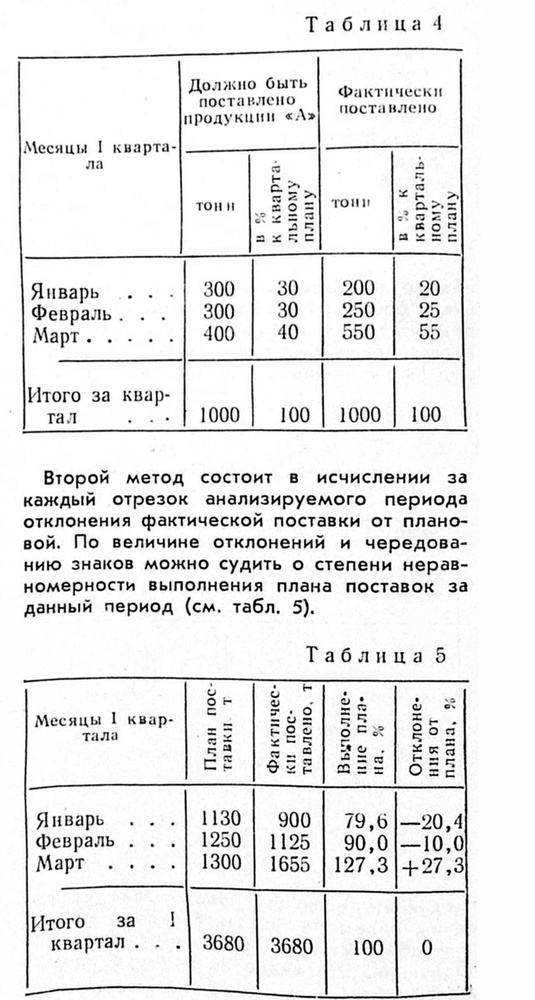
#> input picture ocr_utils/page_layout/tables/example_table_clean.jpg, 535 x 1000 px, shrunk from 911 x 1702 before the run
$ python -i ruling.py   (imports and definitions only)
#> lines starting #> are read from the running program, lines starting #| are printed output that depends on the picture; after the words box and inside, x2 and y2 are one past the last pixel; in counts of white or black regions, pixels touching at a corner belong together
### ocr_utils/page_layout/geometry.py
"""Общие типы: рамка, таблица, ячейка, сетка. Плюс арифметика, которую иначе перепишут трижды.

СИСТЕМА КООРДИНАТ. Всё в пикселях того изображения, которое подавали алгоритму, и поле
``origin`` у :class:`TableBox` говорит, какого именно: ``"page"`` — полоса целиком,
``"crop"`` — вырезанная таблица. Пересчёт между ними — единственное место, где ошибка
не видна глазами до самого рендера, поэтому он собран в :func:`shift` и :func:`scale`.

СТРОКИ И КОЛОНКИ считаются от нуля сверху и слева. Объединённая ячейка записывается ОДИН
раз — в своей левой верхней клетке, с ``row_span``/``col_span`` больше единицы; остальные
клетки, которые она накрывает, в сетке не появляются вовсе. Иначе рендер стёр бы одну и ту
же шапку столько раз, сколько колонок она накрывает.
"""

from __future__ import annotations

from dataclasses import dataclass, field
from typing import Iterable, Sequence


@dataclass(frozen=True)
class Box:
    """Прямоугольник в пикселях; ``x1``/``y1`` — за последним пикселем, как срез питона."""

    x0: int
    y0: int
    x1: int
    y1: int

    def __post_init__(self) -> None:
        if self.x1 < self.x0 or self.y1 < self.y0:
            raise ValueError(f"рамка вывернута: {self}")

    @property
    def width(self) -> int:
        return self.x1 - self.x0

    @property
    def height(self) -> int:
        return self.y1 - self.y0

    @property
    def area(self) -> int:
        return self.width * self.height

    @property
    def slice(self) -> tuple[slice, slice]:
        """Готовый срез для numpy: ``gray[box.slice]``."""
        return slice(self.y0, self.y1), slice(self.x0, self.x1)

    def as_tuple(self) -> tuple[int, int, int, int]:
        return (self.x0, self.y0, self.x1, self.y1)

    def padded(self, pad: int) -> "Box":
        return Box(self.x0 - pad, self.y0 - pad, self.x1 + pad, self.y1 + pad)

    # [7 lines left out: function clipped, not called in this run]

    def shifted(self, dx: int, dy: int) -> "Box":
        return Box(self.x0 + dx, self.y0 + dy, self.x1 + dx, self.y1 + dy)

    def scaled(self, factor: float) -> "Box":
        return Box(round(self.x0 * factor), round(self.y0 * factor), round(self.x1 * factor), round(self.y1 * factor))


@dataclass(frozen=True)
class HintBox(Box):
    """Рамка-подсказка детектору: та же :class:`Box`, но с меткой источника и его уверенностью.

    Детекторы, принимающие подсказки списком ``list[Box]``, берут и голую :class:`Box` — тогда
    источник считается безымянным (:data:`HINT_SOURCE`), — и эту: метка вида ``"surya:Figure"``
    или ``"tables:схема"`` доезжает до ``info`` найденной области, а уверенность — до её сверки.
    Арифметика рамки (``scaled``, ``padded`` …) отдаёт голую :class:`Box`, поэтому подсказки
    собирают уже в пикселях той копии, которую получит детектор.

    Attributes:
        source: Кто подсказал — «семейство:вид» (``"surya:Figure"``); семейство — часть до «:».
        confidence: Уверенность источника в подсказке (у surya — уверенность блока) или ``None``.
        likely: Вероятные классы объекта по мнению источника (``ObjectClass``): блок surya
            ``Equation`` — формула, ``Figure`` — схема или рисунок; пусто — источник не знает.
    """

    source: str = "hint"
    confidence: float | None = None
    likely: tuple = ()


# Метка источника у подсказки без метки (голая :class:`Box`).
HINT_SOURCE = "hint"


# [44 lines left out: functions hint_likely, hint_source, union, intersection, iou, not called in this run]


KIND_TABLE = "таблица"
KIND_DIAGRAM = "схема"
KIND_DRAWING = "рисунок"
KINDS = (KIND_TABLE, KIND_DIAGRAM, KIND_DRAWING)


@dataclass(frozen=True)
class TableBox:
    """Найденная таблица.

    ``skew_deg`` — угол линеек: положительный означает, что таблицу надо повернуть ПО
    ЧАСОВОЙ на столько градусов, чтобы линейки стали горизонтальными. Валюта та же, что
    у ``ocr_utils.scan_markup.rotation``, и по той же причине: второе соглашение по
    соседству рано или поздно повернуло бы в другую сторону.

    ДВЕ РАМКИ, И ЭТО НЕ ИЗБЫТОЧНОСТЬ. ``box`` — то, по чему режут: она подвинута до чистого
    просвета, чтобы вырезка не разрубила буквы пополам. ``rule_box`` — огибающая самих
    линеек, и по ней считается ``detection.verify``. Разводить их приходится потому, что
    признаки проверки считаются по вырезке РОВНО по рамке и меряют расстояние до её края
    (``INNER_MARGIN_MM``): сдвинь границу на два миллиметра — и внешняя линейка таблицы
    станет «внутренней вертикалью», а все пороги, калиброванные на 61 находке, поедут.
    ``None`` означает «рамку не двигали», то есть ``rule_box`` совпадает с ``box``.
    """

    box: Box
    score: float = 1.0
    source: str = ""
    origin: str = "page"
    skew_deg: float = 0.0
    metrics: dict[str, float] = field(default_factory=dict)
    rule_box: "Box | None" = None
    # Вид объекта: «таблица», «схема» (блок-схема: коробки с текстом и связи между ними) или
    # «рисунок» (график, чертёж, line art). Появился в четвёртой версии, потому что схему и
    # таблицу лечат по-разному: у таблицы графу можно расширить под горизонтальный текст, у
    # схемы блок обязан остаться на месте. По умолчанию «таблица», чтобы старые вызовы, которые
    # про виды не знают, не изменили поведения.
    kind: str = KIND_TABLE

    # [4 lines left out: function rules, not called in this run]

    @property
    def is_table(self) -> bool:
        return self.kind == KIND_TABLE


@dataclass(frozen=True)
class LooseRule:
    """Линейка, не вошедшая ни в таблицу, ни в схему, ни в рисунок: ось ломаной, возможно изогнутой.

    Такие линейки — отбивки между статьями, линейки под заголовками, межколонные вертикали,
    подчёркивания бланков. Детектор текстовых блоков не сращивает через них строки и блоки.
    ``points`` — точки оси ``(x, y)`` в пикселях той картинки, по которой шёл поиск, по порядку
    вдоль линейки; концов не меньше двух. ``thickness_px`` — толщина штриха в тех же пикселях.
    """

    points: tuple[tuple[float, float], ...]
    horizontal: bool
    thickness_px: float = 1.0

    # [27 lines left out: functions scaled, box, to_json, not called in this run]


@dataclass(frozen=True)
class Edge:
    """Линейка на границе одной полосы: где она проходит и какая она толщины.

    ЗАЧЕМ НЕ ПРОСТО ЧИСЛО. Разделитель колонки — это не одна прямая на всю таблицу.
    Линейка шапки и линейка тела печатались и сканировались по-разному, и замер по 80
    вырезкам пака даёт разброс центров внутри одной колонки: медиана 5 px при 300 dpi,
    p90 7, максимум 20 — то есть до ширины цифры. Поэтому у каждой полосы своя линейка.

    ``present=False`` значит «линейки здесь нет вовсе»: объединённая ячейка или внешняя
    граница без рамки. Тогда ``position`` — это глобальный разделитель, взятый как есть,
    а ``thickness`` равна нулю, и внутренность ячейки с этой стороны отступает на глазок.
    """

    position: int
    thickness: int = 0
    present: bool = False
    # Края краски линейки в этой полосе. Именно по ним, а не по половине толщины, режется
    # внутренность ячейки: линейка бывает наклонной (в паке до 1.7°), и на высоте строки
    # в 300 px её штрих уходит вбок на несколько пикселей — половина толщины этого не знает.
    low: int = 0
    high: int = 0

    def inner_offset(self) -> int:
        """На сколько отступить от ``position`` внутрь ячейки, чтобы не задеть линейку."""
        return (self.thickness + 1) // 2 + 1 if self.present else 0

    def inner_after(self) -> int:
        """Первая координата ЗА линейкой, если идти вправо или вниз."""
        return self.high + 1 if self.present else self.position

    def inner_before(self) -> int:
        """Последняя координата ПЕРЕД линейкой, если идти влево или вверх."""
        return self.low - 1 if self.present else self.position


@dataclass(frozen=True)
class Cell:
    """Клетка сетки. Объединённая записана один раз, в левой верхней клетке.

    ``box`` — геометрия ячейки: рамка по центрам линеек. ``inner`` — её внутренность без
    линеек, посчитанная по измеренной толщине каждой из четырёх; если она не задана
    (синтетика, разметка), внутренность берут отступом на глазок — см. ``ruling_grid.interior``.
    """

    row: int
    col: int
    box: Box
    row_span: int = 1
    col_span: int = 1
    is_header: bool = False
    inner: "Box | None" = None

    @property
    def key(self) -> tuple[int, int]:
        return (self.row, self.col)

    def covers(self, row: int, col: int) -> bool:
        return self.row <= row < self.row + self.row_span and self.col <= col < self.col + self.col_span


@dataclass
class Grid:
    """Сетка таблицы: разделители и ячейки.

    ``xs``/``ys`` — координаты разделителей (на единицу больше, чем колонок и строк).
    ``header_rows`` — сколько верхних строк относится к шапке; определяется двойной линейкой,
    которой в этих журналах отделена шапка, и именно в шапке живёт боковой текст.
    """

    xs: list[int]
    ys: list[int]
    cells: list[Cell]
    header_rows: int = 0
    double_rule_ys: list[int] = field(default_factory=list)
    source: str = ""
    # Где можно разрезать картинку по вертикали, НЕ рассекая линейку: левый край её штриха.
    # Резать по ``xs`` (центру линейки) нельзя — половина штриха остаётся слева от разреза,
    # половина справа, и после вставки линейка двоится. Пусто — значит резать по ``xs``.
    column_cuts: list[int] = field(default_factory=list)

    @property
    def cuts(self) -> list[int]:
        return self.column_cuts or list(self.xs)

    @property
    def n_cols(self) -> int:
        return max(0, len(self.xs) - 1)

    @property
    def n_rows(self) -> int:
        return max(0, len(self.ys) - 1)

    # [33 lines left out: functions shifted, cell_at, not called in this run]

    def header_cells(self) -> list[Cell]:
        return [cell for cell in self.cells if cell.is_header]

    # [65 lines left out: functions to_json, from_json, match_boxes, not called in this run]


def boxes_from_rows(rows: Iterable[dict], prefix: str = "") -> list[Box]:
    """Рамки из строк CSV с колонками ``x0,y0,x1,y1`` (с необязательной приставкой)."""
    return [Box(*(int(float(row[f"{prefix}{name}"])) for name in ("x0", "y0", "x1", "y1"))) for row in rows]

### ocr_utils/scan_markup/table_detection/ruling.py
"""Таблица по линейкам: морфология вместо сети.

ЗАЧЕМ ИМЕННО ЭТО ПЕРВЫМ. Таблицы в этих журналах ЛИНОВАНЫ: колонки разделены вертикальными
линейками, шапка отбита двойной горизонтальной, а вот внешней рамки слева и справа часто
нет вовсе. Значит, самый прямой признак таблицы — не «сеть узнала таблицу», а собственно
линейки, и они же сразу дают сетку ячеек, за которой иначе пришлось бы идти ко второй
модели. Это тот же приём, на котором стоит img2table, и он не требует ни GPU, ни весов.

КАК. Бинаризация Otsu, затем открытие длинным горизонтальным и длинным вертикальным ядром —
остаётся только то, что тянется на много миллиметров подряд, то есть линейки. Дальше
компоненты связности дают отрезки, а объединение отрезков, стоящих рядом, — таблицу.

МАСШТАБ. Всё считается на копии 150 dpi. Замер на трёх известных полосах: разжатие через
``Image.draft`` занимает 0.1 с, линейки при ядре 40-60 px (7-10 мм) находятся все, число
компонент устойчиво (страница 28: 9 горизонтальных и 9 вертикальных при ядрах 40 и 60).
На 600 dpi та же морфология стоила бы шестнадцатикратно дороже и не дала бы ничего нового:
рамку таблицы не нужно знать точнее полумиллиметра, её всё равно берут с полями.

РАЗМЕРЫ — В МИЛЛИМЕТРАХ, а не в долях кадра. Полосы пака различаются по размеру (после
распрямления от 3589x6445 до 3830x5892 px), и доля кадра означала бы разный физический
порог на разных полосах. Пересчёт в пиксели — единственное место, где живёт dpi.
"""

from __future__ import annotations

import logging
from dataclasses import dataclass

import cv2
import numpy as np

from ocr_utils.page_layout.geometry import Box, TableBox, intersection, union

logger = logging.getLogger(__name__)

# Рабочее разрешение поиска линеек.
WORK_DPI = 150

# Самая короткая линейка, которую считаем линейкой: 8 мм. Короче бывают только подчёркивания
# в тексте и обрывки штриховки. При 150 dpi это 47 px — середина проверенного диапазона 40-60.
MIN_RULE_MM = 8.0

# Самая толстая: 1.0 мм. Толщина меряется как ПЛОЩАДЬ, ДЕЛЁННАЯ НА ДЛИНУ, а не по
# габаритному прямоугольнику. Замер на 10 полосах пака (132 линейки): средняя толщина
# держится в 2.0-3.0 px при 150 dpi (0.34-0.51 мм) и по габариту — до 12 px, потому что
# у чуть наклонной линейки прямоугольник шире самого штриха. По габариту порог 1.2 мм
# выбрасывал настоящие линейки таблицы (страница 28, «Таблица 2»: три вертикали шириной
# 9-11 px), по средней толщине они проходят с запасом.
MAX_RULE_THICKNESS_MM = 1.0

# Разрыв, через который две линейки считаются одной таблицей: 6 мм. Больше — и в таблицу
# затягивает соседний текстовый блок с подчёркиванием, меньше — и таблица без внешней рамки
# распадается на отдельные графы.
CLUSTER_GAP_MM = 6.0

# Таблица не меньше этого по обеим сторонам: 25 мм. Отсекает рамочки вокруг формул и
# одиночные подчёркнутые заголовки.
MIN_TABLE_SIDE_MM = 25.0

# Сколько линеек каждого направления обязано быть в таблице. Две горизонтальных и одна
# вертикальная — это минимальная таблица из двух граф; всё, что меньше, — не таблица.
MIN_HORIZONTAL = 2
MIN_VERTICAL = 1

# Сквозная линейка — та, что перекрывает не меньше этой доли ширины таблицы; таких обязано
# найтись хотя бы две. Это главный отсев ложных находок, и он замерен на 15 скоплениях
# линеек: у всех 13 настоящих таблиц сквозных линеек 2-4 (у таблицы всегда есть верхняя и
# нижняя границы либо отбивка шапки), а у штрихового рисунка картотечного шкафа, который
# морфология тоже считает скоплением линеек, — 1 и 0.
#
# Считать по МЕДИАННОЙ длине линейки нельзя, хотя соблазнительно: у таблицы с многоуровневой
# шапкой (1972/06, «Форма лимитной карточки») девять линеек, из них сквозных две, а семь
# коротких — разделители подзаголовков, и медиана даёт 0.15, как у рисунка.
LONG_RULE_SPAN = 0.8
MIN_LONG_RULES = 2

# Доля площади под краской, выше которой находка считается не таблицей, а полутоновой
# печатью. Замер там же: таблицы 0.08-0.17, штриховой рисунок 0.31-0.38.
MAX_INK_SHARE = 0.25

# Разброс углов линеек, выше которого таблица помечается как «кривая»: полградуса. Замер
# порога — на паке; флаг ни на что не влияет, кроме отчёта, и нужен, чтобы отделить
# «алгоритм не нашёл» от «страница поехала».
CURVED_SPREAD_DEG = 0.5


def mm_to_px(millimeters: float, dpi: int) -> int:
    return max(1, round(millimeters * dpi / 25.4))


@dataclass(frozen=True)
class Segment:
    """Отрезок линейки в координатах рабочей копии."""

    box: Box
    horizontal: bool
    angle_deg: float  # положительный — правый конец ниже левого (поворот по часовой)

    @property
    def length(self) -> int:
        return self.box.width if self.horizontal else self.box.height


@dataclass(frozen=True)
class Lines:
    horizontal: list[Segment]
    vertical: list[Segment]
    horizontal_mask: np.ndarray
    vertical_mask: np.ndarray

    @property
    def mask(self) -> np.ndarray:
        return cv2.bitwise_or(self.horizontal_mask, self.vertical_mask)


def binarize(gray: np.ndarray) -> np.ndarray:
    """Краска белым на чёрном. Otsu: фон полос уже выровнен предыдущими шагами конвейера."""
    _, binary = cv2.threshold(gray, 0, 255, cv2.THRESH_BINARY_INV | cv2.THRESH_OTSU)
    return binary


def _axis_mask(binary: np.ndarray, length_px: int, horizontal: bool) -> np.ndarray:
    """Что тянется вдоль оси не меньше ``length_px`` подряд."""
    shape = (1, length_px) if horizontal else (length_px, 1)
    kernel = np.ones(shape, np.uint8)
    opened = cv2.morphologyEx(binary, cv2.MORPH_OPEN, kernel, borderType=cv2.BORDER_CONSTANT, borderValue=0)
    # Закрытие тем же ядром сшивает линейку, разорванную буквой или дырой в бумаге.
    #
    # ``borderValue=0`` обязателен. По умолчанию OpenCV считает, что за краем кадра всё
    # белое, и тогда сжатие после расширения у самого края не отрабатывает: линейка,
    # начинающаяся в 30 px от края, расползается ДО края и тянет за собой рамку таблицы.
    # На синтетическом тесте это давало рамку во весь кадр вместо рамки по линейкам.
    return cv2.morphologyEx(opened, cv2.MORPH_CLOSE, kernel, borderType=cv2.BORDER_CONSTANT, borderValue=0)


def _segments(mask: np.ndarray, horizontal: bool, max_thickness_px: int) -> list[Segment]:
    count, labels, stats, _ = cv2.connectedComponentsWithStats(mask, 8)
    found: list[Segment] = []
    for index in range(1, count):
        left, top, width, height, area = stats[index]
        length = width if horizontal else height
        if area / max(length, 1) > max_thickness_px:
            continue
        box = Box(int(left), int(top), int(left + width), int(top + height))
        found.append(Segment(box, horizontal, _angle_of(labels, index, horizontal, box)))
    return found


def _angle_of(labels: np.ndarray, index: int, horizontal: bool, box: "Box | None" = None) -> float:
    """Наклон отрезка: линейная регрессия по пикселям компоненты.

    Через регрессию, а не через ``minAreaRect``: у почти горизонтального отрезка толщиной
    в два пикселя прямоугольник минимальной площади скачет между 0 и 90 градусами, а
    регрессия по всем пикселям устойчива и заодно бесплатно даёт наклон.

    ``box`` — габарит компоненты: пиксели ищутся только в нём. Без него сравнение идёт по
    всей полосе на каждую компоненту, и на шестистах фрагментах четвёртой версии это
    полторы секунды из двух с половиной на полосу.
    """
    if box is not None:
        window = labels[box.slice]
        rows, columns = np.nonzero(window == index)
        rows = rows + box.y0
        columns = columns + box.x0
    else:
        rows, columns = np.nonzero(labels == index)
    if rows.size < 8:
        return 0.0
    if horizontal:
        along, across = columns.astype(np.float64), rows.astype(np.float64)
    else:
        along, across = rows.astype(np.float64), columns.astype(np.float64)
    spread = along.max() - along.min()
    if spread < 4:
        return 0.0
    slope = np.polyfit(along, across, 1)[0]
    angle = float(np.degrees(np.arctan(slope)))
    # У вертикали положительный наклон «вправо вниз» означает поворот ПРОТИВ часовой,
    # поэтому знак приводится к общей валюте — «на сколько повернуть по часовой».
    return angle if horizontal else -angle


def find_lines(gray: np.ndarray, dpi: int = WORK_DPI, min_length_px: "int | None" = None) -> Lines:
    """Линейки страницы или вырезанной таблицы.

    ``min_length_px`` задают, когда кадр меньше самой линейки: внутри ячейки шириной 8 мм
    обрывок разделителя короче общего порога, но убрать его надо (см. ``strip_rules``).
    """
    binary = binarize(gray)
    length_px = min_length_px or mm_to_px(MIN_RULE_MM, dpi)
    thickness_px = mm_to_px(MAX_RULE_THICKNESS_MM, dpi)
    horizontal_mask = _axis_mask(binary, length_px, horizontal=True)
    vertical_mask = _axis_mask(binary, length_px, horizontal=False)
    return Lines(
        horizontal=_segments(horizontal_mask, True, thickness_px),
        vertical=_segments(vertical_mask, False, thickness_px),
        horizontal_mask=horizontal_mask,
        vertical_mask=vertical_mask,
    )


# [13 lines left out: function skew_of, not called in this run]


@dataclass(frozen=True)
class ClusterPolicy:
    """Пороги кластеризации одним объектом, чтобы третья версия детектора отличалась от второй
    набором чисел, а не копией кода.

    ``DEFAULT_POLICY`` повторяет константы модуля бит в бит: пока никто не подаёт другую
    политику, поведение остаётся прежним, и это проверяется побайтовым сравнением ``находки.csv``.
    """

    gap_mm: float = CLUSTER_GAP_MM
    # Допустимые размеры — СПИСОК вариантов «длинная сторона, короткая сторона», и скопление
    # проходит, если подходит хотя бы под один. Одной парой чисел тут не обойтись: правило
    # «обе стороны не меньше 25 мм» не видит широкую короткую шапку бланка (130x16 мм), а
    # правило «длинная не меньше 40, короткая не меньше 10» теряет небольшую квадратную
    # таблицу 39x29 мм, которую старое правило находило. Нужны оба, и это выяснилось на
    # синтетическом тесте, а не на паке.
    min_sides_mm: tuple[tuple[float, float], ...] = ((MIN_TABLE_SIDE_MM, MIN_TABLE_SIDE_MM),)
    min_horizontal: int = MIN_HORIZONTAL
    min_vertical: int = MIN_VERTICAL
    long_rule_span: float = LONG_RULE_SPAN
    min_long_rules: int = MIN_LONG_RULES
    long_rules_any_axis: bool = False
    max_ink_share: float = MAX_INK_SHARE
    merge_share: float = 0.3
    merge_max_growth: float = 1.6


DEFAULT_POLICY = ClusterPolicy()


@dataclass(frozen=True)
class Cluster:
    """Скопление линеек: рамка и ТЕ САМЫЕ отрезки, из которых она получилась.

    Отрезки носятся вместе с рамкой не для красоты. Раньше метрики считались один раз, при
    создании находки, и слияние двух находок их не пересчитывало — после слияния ``long_rules``,
    ``h_span``, ``ink`` и ``skew_deg`` оставались от первой рамки и относились уже к другой
    ширине. Если кластер помнит свои отрезки, слить два кластера означает сложить два списка,
    а метрики посчитать заново — соврать негде.
    """

    box: Box
    horizontal: list[Segment]
    vertical: list[Segment]

    @property
    def segments(self) -> list[Segment]:
        return self.horizontal + self.vertical


# [189 lines left out: functions _cluster_box, long_rules_of, metrics_of, cluster_tables, merge_clusters, _center_inside, not called in this run]

>>> import cv2
>>> picture = cv2.imread('../../page_layout/tables/example_table_clean.jpg', cv2.IMREAD_GRAYSCALE)
#> picture is the input picture: shape (1000, 535); min 0, max 255, mean 233.9
>>> result = find_lines(picture)
#> in binarize, `_, binary = cv2.threshold(gray, 0, 255, cv2.THRESH_BINARY_INV | cv2.TH..`:
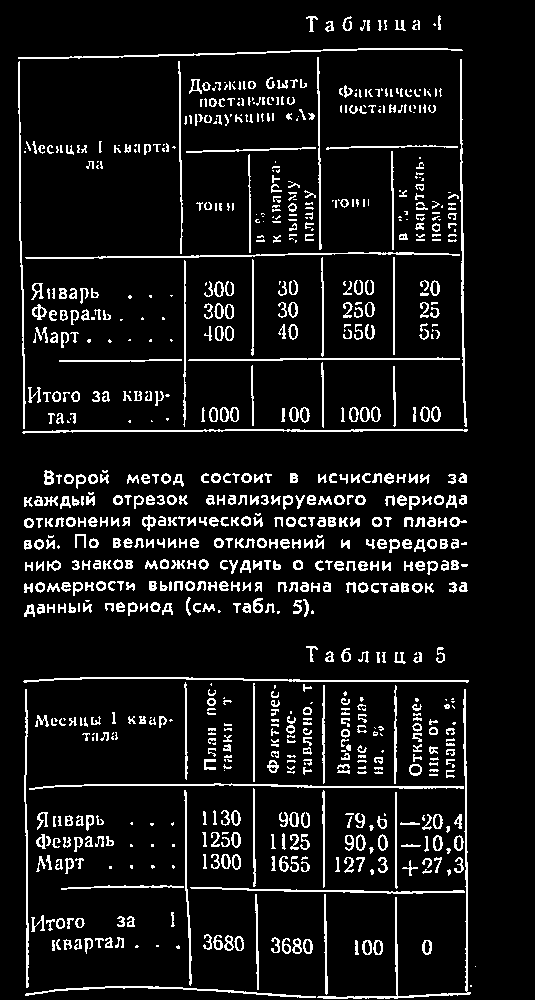
#> binary: shape (1000, 535); 8.8% white in thin lines or dots, all inside (x1, y1, x2, y2) = (18, 15, 476, 999)
#> in _axis_mask, `opened = cv2.morphologyEx(binary, cv2.MORPH_OPEN, kernel, borderType=c..`:
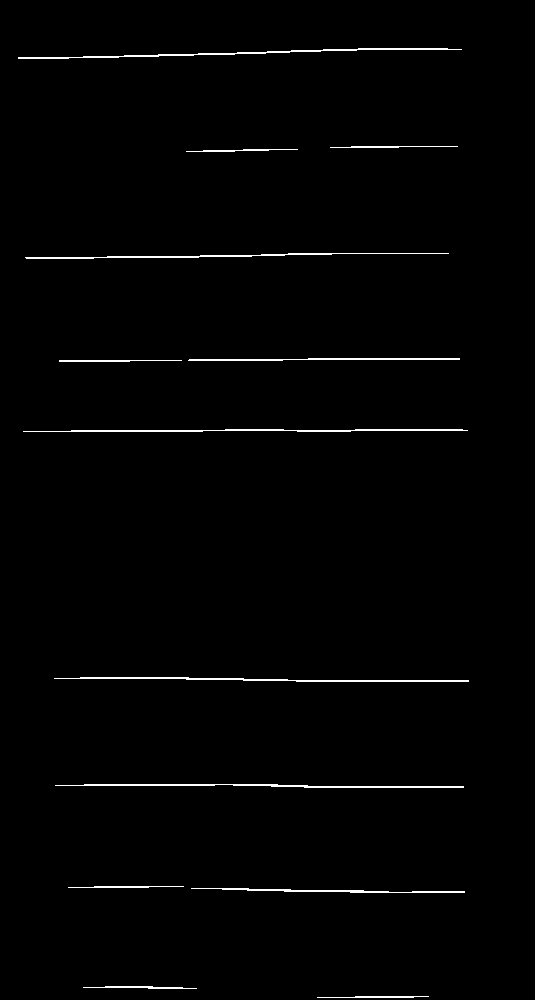
#> opened: shape (1000, 535); 1.1% white in thin lines or dots, all inside (x1, y1, x2, y2) = (18, 48, 469, 998)
#> (the rest of the program and of its run is left out)
